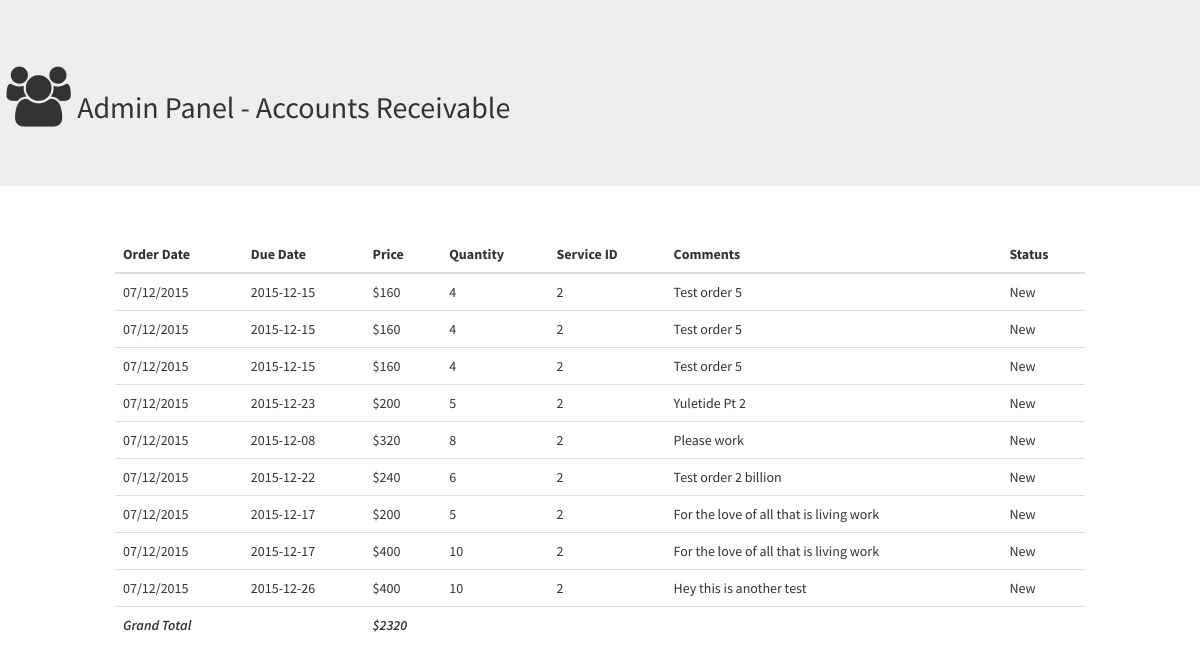
Screenshot of /user-ar.php?id=1 with the database file from the repository.
### tables this page shows
CREATE TABLE IF NOT EXISTS `tbl_orders` (
  `id` int(4) NOT NULL AUTO_INCREMENT,
  `customerid` int(4) NOT NULL,
  `serviceid` int(4) NOT NULL,
  `photographerid1` int(4) NOT NULL,
  `photographerid2` int(4) NOT NULL,
  `paymenttype` varchar(16) NOT NULL,
  `cinitials` varchar(4) NOT NULL,
  `pinitials` varchar(4) NOT NULL,
  `status` int(1) NOT NULL,
  `quantity` int(4) NOT NULL,
  `price` float NOT NULL,
  `override` float NOT NULL,
  `comments` text NOT NULL,
  `orderdate` timestamp NOT NULL DEFAULT CURRENT_TIMESTAMP,
  `duedate` date NOT NULL,
  `lastupdated` timestamp NOT NULL DEFAULT '0000-00-00 00:00:00',
  PRIMARY KEY (`id`)
);

### user-ar.php (the view, shortened to what this page needs)
<?php
$userid = $_GET['id'];
include('dbconnection.php');
include('header.php');
echo "<div class='jumbotron'><h2><i class='fa fa-users fa-fw fa-2x'></i>Admin Panel - Accounts Receivable</h2></div>";
include('buttons.php');
$stmt = $databaseConnection->prepare("SELECT * from tbl_orders WHERE customerid = $userid");
if ($stmt->execute()) {
  $total = 0.00;
  while ($row = $stmt->fetch(PDO::FETCH_ASSOC)) {
    $total = $total + $row['price'];
    $status = "";
    if($row["status"] == 1) {
        $status = "New";
    } elseif($row["status"] == 2) {
        $status = "Contract Signed";
    } else {
        continue;
    }
    $startDate = date("d/m/Y", strtotime($row["orderdate"]));
        $table.='
          <tr>
          <td>'.$startDate.'</td>
          <td>'.$row["duedate"].'</td>
          <td>'.'$'.$row["price"].'</td>
          <td>'.$row["quantity"].'</td>
          <td>'.$row["serviceid"].'</td>
          <td>'.$row["comments"].'</td>
          <td>'.$status.'</td>
        </tr>';
    }
  }
    echo "
    <div class='col-md-offset-1 col-md-10'>
    <table class='table table-hover'>
      <thead>
        <tr>
          <th>Order Date</th>
          <th>Due Date</th>
          <th>Price</th>
          <th>Quantity</th>
          <th>Service ID</th>
          <th>Comments</th>
          <th>Status</th>
        </tr>
      </thead>
      <tbody>".$table."<td style='font-weight:600;'><em>Grand Total</em></td><td></td><td style='font-weight:600;'><em>$".$total."</em></td><td></td><td></td><td></td><td></td>
      </tbody>
    </table>
    </div>
    ";
include('footer.php');
?>

### css/stylish-portfolio.css (style rules this page uses)
html, body { width: 100%; height: 100%; }
body { font-family: "Source Sans Pro","Helvetica Neue",Helvetica,Arial,sans-serif; }

### rows the page displays
tbl_orders: orderdate "07/12/2015", duedate "2015-12-15", price "160", quantity "4", serviceid "2", comments "Test order 5", status "New"
tbl_orders: orderdate "07/12/2015", duedate "2015-12-15", price "160", quantity "4", serviceid "2", comments "Test order 5", status "New"
tbl_orders: orderdate "07/12/2015", duedate "2015-12-15", price "160", quantity "4", serviceid "2", comments "Test order 5", status "New"
tbl_orders: orderdate "07/12/2015", duedate "2015-12-23", price "200", quantity "5", serviceid "2", comments "Yuletide Pt 2", status "New"
tbl_orders: orderdate "07/12/2015", duedate "2015-12-08", price "320", quantity "8", serviceid "2", comments "Please work", status "New"
tbl_orders: orderdate "07/12/2015", duedate "2015-12-22", price "240", quantity "6", serviceid "2", comments "Test order 2 billion", status "New"
tbl_orders: orderdate "07/12/2015", duedate "2015-12-17", price "200", quantity "5", serviceid "2", comments "For the love of all that is living work", status "New"
tbl_orders: orderdate "07/12/2015", duedate "2015-12-17", price "400", quantity "10", serviceid "2", comments "For the love of all that is living work", status "New"
tbl_orders: orderdate "07/12/2015", duedate "2015-12-26", price "400", quantity "10", serviceid "2", comments "Hey this is another test", status "New"

### other values shown
$total "2320"
